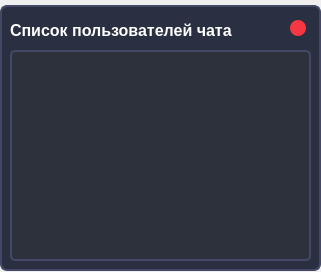
<?xml version="1.0" encoding="UTF-8"?>
<ui version="4.0">
 <class>Form</class>
 <widget class="QWidget" name="Form">
  <property name="geometry">
   <rect>
    <x>0</x>
    <y>0</y>
    <width>321</width>
    <height>272</height>
   </rect>
  </property>
  <property name="windowTitle">
   <string>Form</string>
  </property>
  <widget class="QFrame" name="frame">
   <property name="geometry">
    <rect>
     <x>0</x>
     <y>5</y>
     <width>321</width>
     <height>266</height>
    </rect>
   </property>
   <property name="styleSheet">
    <string notr="true">QFrame{
	border: 2px solid #434965;
	border-radius: 7px;
	background-color: #2A2F41;
}</string>
   </property>
   <property name="frameShape">
    <enum>QFrame::StyledPanel</enum>
   </property>
   <property name="frameShadow">
    <enum>QFrame::Raised</enum>
   </property>
   <widget class="QLabel" name="label_3">
    <property name="geometry">
     <rect>
      <x>10</x>
      <y>10</y>
      <width>271</width>
      <height>31</height>
     </rect>
    </property>
    <property name="font">
     <font>
      <pointsize>-1</pointsize>
      <weight>75</weight>
      <bold>true</bold>
     </font>
    </property>
    <property name="styleSheet">
     <string notr="true">color: white;
border: none;
font-size: 16px;</string>
    </property>
    <property name="text">
     <string>Список пользователей чата</string>
    </property>
   </widget>
   <widget class="QListWidget" name="listWidget">
    <property name="geometry">
     <rect>
      <x>10</x>
      <y>45</y>
      <width>301</width>
      <height>211</height>
     </rect>
    </property>
    <property name="font">
     <font>
      <pointsize>-1</pointsize>
      <weight>75</weight>
      <bold>true</bold>
     </font>
    </property>
    <property name="tabletTracking">
     <bool>false</bool>
    </property>
    <property name="autoFillBackground">
     <bool>false</bool>
    </property>
    <property name="styleSheet">
     <string notr="true">QListWidget {
	font-size:15px;
	background-color: #2C313C;
	color: white;
	border-radius: 5px;
	padding: 5px;
}

QListWidget::item {
	padding-top: 6px;
}
</string>
    </property>
    <property name="frameShape">
     <enum>QFrame::StyledPanel</enum>
    </property>
    <property name="frameShadow">
     <enum>QFrame::Raised</enum>
    </property>
    <property name="lineWidth">
     <number>1</number>
    </property>
    <property name="verticalScrollBarPolicy">
     <enum>Qt::ScrollBarAsNeeded</enum>
    </property>
    <property name="horizontalScrollBarPolicy">
     <enum>Qt::ScrollBarAsNeeded</enum>
    </property>
    <property name="sizeAdjustPolicy">
     <enum>QAbstractScrollArea::AdjustIgnored</enum>
    </property>
    <property name="autoScroll">
     <bool>true</bool>
    </property>
    <property name="tabKeyNavigation">
     <bool>false</bool>
    </property>
    <property name="showDropIndicator" stdset="0">
     <bool>true</bool>
    </property>
    <property name="dragDropOverwriteMode">
     <bool>false</bool>
    </property>
    <property name="alternatingRowColors">
     <bool>false</bool>
    </property>
    <property name="verticalScrollMode">
     <enum>QAbstractItemView::ScrollPerItem</enum>
    </property>
    <property name="horizontalScrollMode">
     <enum>QAbstractItemView::ScrollPerItem</enum>
    </property>
    <property name="movement">
     <enum>QListView::Static</enum>
    </property>
    <property name="flow">
     <enum>QListView::TopToBottom</enum>
    </property>
    <property name="isWrapping" stdset="0">
     <bool>false</bool>
    </property>
    <property name="resizeMode">
     <enum>QListView::Fixed</enum>
    </property>
    <property name="layoutMode">
     <enum>QListView::SinglePass</enum>
    </property>
    <property name="viewMode">
     <enum>QListView::ListMode</enum>
    </property>
    <property name="uniformItemSizes">
     <bool>false</bool>
    </property>
    <property name="wordWrap">
     <bool>true</bool>
    </property>
    <property name="selectionRectVisible">
     <bool>false</bool>
    </property>
    <property name="sortingEnabled">
     <bool>false</bool>
    </property>
   </widget>
   <widget class="QPushButton" name="pushButton">
    <property name="geometry">
     <rect>
      <x>290</x>
      <y>15</y>
      <width>16</width>
      <height>16</height>
     </rect>
    </property>
    <property name="font">
     <font>
      <pointsize>11</pointsize>
      <weight>75</weight>
      <bold>true</bold>
     </font>
    </property>
    <property name="cursor">
     <cursorShape>PointingHandCursor</cursorShape>
    </property>
    <property name="styleSheet">
     <string notr="true">QPushButton{
	color: white;
	border: none;
	background-color: #f73643;
	border-radius: 8px;
}

QPushButton:hover{
	background-color: #d63a44;
}

QPushButton:pressed{
	color: #EA2F4E;
}</string>
    </property>
    <property name="text">
     <string/>
    </property>
   </widget>
  </widget>
 </widget>
 <resources/>
 <connections/>
</ui>
